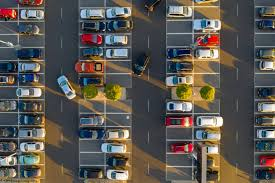
#> input picture images/parking.jpg, 275 x 183 px
$ python main.py
#> lines starting #> are read from the running program, lines starting #| are printed output that depends on the picture; after the words box and inside, x2 and y2 are one past the last pixel; in counts of white or black regions, pixels touching at a corner belong together
### utils.py
import cv2

WIDTH, HEIGHT = 107, 48

def check_parking_space(img, positions):
    space_counter = 0

    for pos in positions:
        x, y = pos

        img_crop = img[y:y + HEIGHT, x:x + WIDTH]

        gray = cv2.cvtColor(img_crop, cv2.COLOR_BGR2GRAY)

        # 🔥 Improve preprocessing
        blur = cv2.GaussianBlur(gray, (5, 5), 1)
        _, thresh = cv2.threshold(blur, 130, 255, cv2.THRESH_BINARY_INV)

        # 🔥 Morphological cleanup
        kernel = cv2.getStructuringElement(cv2.MORPH_RECT, (3, 3))
        thresh = cv2.dilate(thresh, kernel, iterations=1)

        count = cv2.countNonZero(thresh)

        # 🔥 Tuned threshold
        if count < 4700:
            color = (0, 255, 0)
            thickness = 3
            space_counter += 1
        else:
            color = (0, 0, 255)
            thickness = 2

        cv2.rectangle(img, (x, y), (x + WIDTH, y + HEIGHT), color, thickness)

    return img, space_counter

### main.py
import cv2
import pickle
from utils import check_parking_space

# Load parking slot positions
with open('parking_slots.pkl', 'rb') as f:
#> (reads parking_slots.pkl from the repository)
    positions = pickle.load(f)

# Use image (or replace with video path)
img = cv2.imread('images/parking.jpg')
#> img is the input picture: shape (183, 275, 3); mean B, G, R 80.4, 86, 89.9

while True:
    img_copy = img.copy()

    img_out, free_spaces = check_parking_space(img_copy, positions)
#> the loop in check_parking_space, `for pos in positions:` made 12 passes
#> count on passes 1 to 12: 4974, 4546, 1008, 4944, 4372, 694, 5053, 4490, 637, 3492, 3156, 573
#> pass 1, in check_parking_space, `img_crop = img[y:y + HEIGHT, x:x + WIDTH]`:
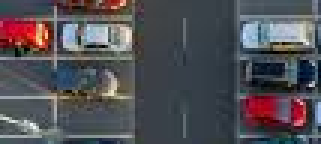
#> img_crop: shape (48, 107, 3) (shown 3 times larger); mean B, G, R 84.8, 79.3, 81.2
#> pass 1, in check_parking_space, `gray = cv2.cvtColor(img_crop, cv2.COLOR_BGR2GRAY)`:
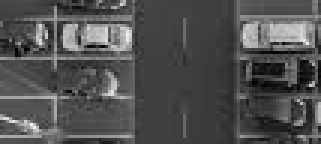
#> gray: shape (48, 107) (shown 3 times larger); min 1, max 245, mean 80.5
#> pass 1, in check_parking_space, `blur = cv2.GaussianBlur(gray, (5, 5), 1)`:
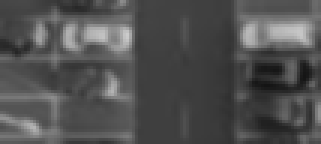
#> blur: shape (48, 107) (shown 3 times larger); min 20, max 203, mean 80.5
#> pass 1, in check_parking_space, `_, thresh = cv2.threshold(blur, 130, 255, cv2.THRESH_BINARY_INV)`:
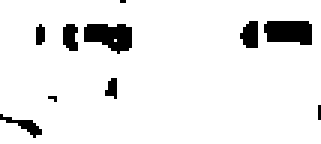
#> thresh: shape (48, 107) (shown 3 times larger); 92.4% white; 10 black regions (4 under 20 px), largest, box (x1, y1, x2, y2) and area: (28, 8, 44, 18) 114, (88, 7, 104, 15) 111, (80, 7, 86, 16) 43, (21, 8, 26, 17) 37, (0, 38, 14, 46) 36, (35, 26, 39, 33) 20
#> after the loop in check_parking_space, `for pos in positions:`:
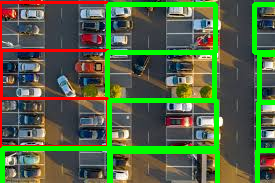
#> img: shape (183, 275, 3); mean B, G, R 67, 102.6, 82.2
#> after the loop in check_parking_space, `for pos in positions:`: space_counter = 9
#> free_spaces = 9

    cv2.putText(img_out, f'Free: {free_spaces}/{len(positions)}',
                (50, 50), cv2.FONT_HERSHEY_SIMPLEX,
                1, (255, 0, 0), 2)
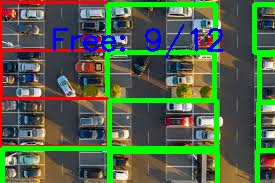
#> img_out: shape (183, 275, 3); 2.11% of pixels changed, all inside (x1, y1, x2, y2) = (53, 24, 224, 59)

    cv2.imshow("Parking Detection", img_out)

    # Press ESC to exit
    if cv2.waitKey(1) & 0xFF == 27:
#> (key Esc is pressed here)
        break

cv2.destroyAllWindows()
